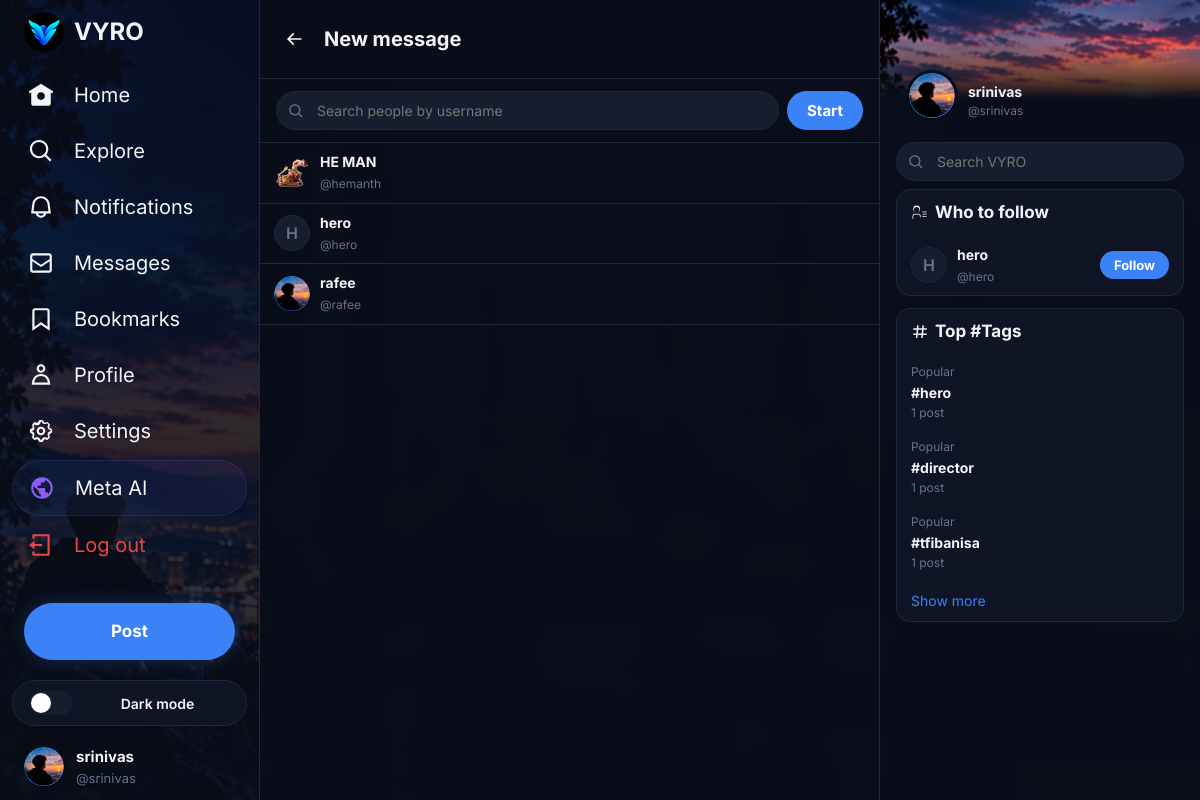
The app's page /messages/new/ (signed in) with its own data.
### authentication/models.py (models this page shows, shortened)
class User(AbstractUser):
    email = models.EmailField(unique=True)
    display_name = models.CharField(max_length=100, blank=True)
    bio = models.TextField(max_length=500, blank=True)
    profile_picture = models.ImageField(upload_to='profile_pics/', blank=True, null=True)
    cover_photo = models.ImageField(upload_to='cover_photos/', blank=True, null=True)
    date_of_birth = models.DateField(blank=True, null=True)
    location = models.CharField(max_length=100, blank=True)
    website = models.URLField(max_length=200, blank=True)
    is_private = models.BooleanField(default=False)
    is_verified = models.BooleanField(default=False)
    joined_at = models.DateTimeField(auto_now_add=True, null=True)
    WHO_CAN_REPLY_CHOICES = [
        ('everyone', 'Everyone'),
        ('followers', 'People you follow'),
        ('mentioned', 'Only people you mention'),
    ]
    MEDIA_VISIBILITY_CHOICES = [
        ('everyone', 'Everyone'),
        ('followers', 'Followers only'),
        ('none', 'No one'),
    ]
    POST_VISIBILITY_CHOICES = [
        ('public', 'Public'),
        ('followers', 'Followers only'),
        ('private', 'Only me'),
    ]
    who_can_reply = models.CharField(max_length=20, choices=WHO_CAN_REPLY_CHOICES, default='everyone')
    allow_mentions = models.BooleanField(default=True)
    allow_reposts = models.BooleanField(default=True)
    allow_comments = models.BooleanField(default=True)
    allow_quote_posts = models.BooleanField(default=True)
    media_visibility = models.CharField(max_length=20, choices=MEDIA_VISIBILITY_CHOICES, default='everyone')
    default_post_visibility = models.CharField(max_length=20, choices=POST_VISIBILITY_CHOICES, default='public')
    sensitive_content_warning = models.BooleanField(default=False)
    show_likes_count = models.BooleanField(default=True)
    show_reposts_count = models.BooleanField(default=True)
    auto_save_drafts = models.BooleanField(default=True)
    allow_dm_from = models.CharField(max_length=20, choices=[('everyone', 'Everyone'), ('followers', 'People you follow'), ('none', 'No one')], default='everyone')
    email_notifications = models.BooleanField(default=True)
    push_likes = models.BooleanField(default=True)
    push_replies = models.BooleanField(default=True)
    push_follows = models.BooleanField(default=True)
    push_mentions = models.BooleanField(default=True)
    push_reposts = models.BooleanField(default=True)
    push_messages = models.BooleanField(default=True)
    theme = models.CharField(max_length=20, default='dark', choices=[('dark', 'Dark'), ('dim', 'Dim'), ('light', 'Light')])
    def get_display_name(self):
        return self.display_name or self.first_name or self.username

### posts/models.py (models this page shows, shortened)
class Hashtag(models.Model):
    name = models.CharField(max_length=100, unique=True)
    created_at = models.DateTimeField(auto_now_add=True)

### messaging/views.py (the view, shortened to what this page needs)
# urls.py: path('new/', views.new_conversation, name='new_conversation'),
@login_required
def new_conversation(request):
    users = User.objects.exclude(id=request.user.id).order_by('username')[:50]
    return render(request, 'messaging/new_conversation.html', {'users': users})

### profile_section/context_processors.py (called while the page is built)
def notifications_count(request):
    if request.user.is_authenticated:
        from .models import Notification
        count = Notification.objects.filter(recipient=request.user, is_read=False).count()
        return {'unread_notif_count': count}
    return {'unread_notif_count': 0}

### messaging/templates/messaging/new_conversation.html (shortened to what this page needs)
{% extends 'base.html' %}
{% block content %}
<div class="page-header">
    <div class="page-header-row">
        <button class="back-btn" onclick="history.back()">
            <svg viewBox="0 0 24 24" fill="currentColor"><path d="M7.414 13l5.043 5.04-1.414 1.42L3.586 12l7.457-7.46 1.414 1.42L7.414 11H21v2H7.414z"/></svg>
        </button>
        <h1>New message</h1>
    </div>
</div>
<div style="padding:12px 16px;border-bottom:1px solid var(--border);">
    <form method="POST" style="display:flex;gap:8px;">
        <div class="search-box" style="flex:1;margin:0;">
            <input type="text" name="username" placeholder="Search people by username" autofocus required>
        </div>
        <button type="submit" class="compose-submit">Start</button>
    </form>
</div>
<div>
    {% for u in users %}
    <a href="{% url 'start_conversation' u.id %}" class="follow-item" style="border-bottom:1px solid var(--border);text-decoration:none;color:var(--text-primary);display:flex;">
        {% if u.profile_picture %}
            <img src="{{ u.profile_picture.url }}" alt="">
        {% else %}
            <div class="avatar-placeholder">{{ u.username.0|upper }}</div>
        {% endif %}
        <div class="follow-info">
            <span class="follow-name">{{ u.get_display_name }}</span>
            <span class="follow-handle">@{{ u.username }}</span>
        </div>
    </a>
    {% endfor %}
</div>
{% endblock %}

### templates/base.html (shortened to what this page needs)
{% load static %}
<!DOCTYPE html>
<html lang="en">
<head>
</head>
<body data-theme="dark">
    {% if user.is_authenticated %}
    <div class="app-layout">
        <nav class="sidebar">
            <div class="sidebar-logo">
                <a href="{% url 'home' %}">
                    <div class="logo-icon"><img src="{% static 'images/vyro-logo.jpeg' %}" alt="VYRO"></div>
                    <span>VYRO</span>
                </a>
            </div>
            <div class="sidebar-nav">
                <a href="{% url 'home' %}" class="nav-item {% if active_nav == 'home' %}active{% endif %}">
                    <svg viewBox="0 0 24 24" fill="currentColor"><path d="M12 1.696L.622 8.807l1.06 1.696L3 9.679V19.5A2.5 2.5 0 005.5 22h13a2.5 2.5 0 002.5-2.5V9.679l1.318.824 1.06-1.696L12 1.696zM12 16.5a3.5 3.5 0 110-7 3.5 3.5 0 010 7z"/></svg>
                    <span>Home</span>
                </a>
                <a href="{% url 'explore' %}" class="nav-item {% if active_nav == 'explore' %}active{% endif %}">
                    <span>Explore</span>
                </a>
                <a href="{% url 'notifications' %}" class="nav-item {% if active_nav == 'notifications' %}active{% endif %}">
                    <span>Notifications</span>
                </a>
                <a href="{% url 'messages_page' %}" class="nav-item {% if active_nav == 'messages' %}active{% endif %}">
                    <span>Messages</span>
                </a>
                <a href="{% url 'bookmarks' %}" class="nav-item {% if active_nav == 'bookmarks' %}active{% endif %}">
                    <svg viewBox="0 0 24 24" fill="currentColor"><path d="M4 4.5C4 3.12 5.119 2 6.5 2h11C18.881 2 20 3.12 20 4.5v18.44l-8-5.71-8 5.71V4.5zM6.5 4c-.276 0-.5.22-.5.5v14.56l6-4.29 6 4.29V4.5c0-.28-.224-.5-.5-.5h-11z"/></svg>
                    <span>Bookmarks</span>
                </a>
                <a href="{% url 'profile' %}" class="nav-item {% if active_nav == 'profile' %}active{% endif %}">
                    <span>Profile</span>
                </a>
                <a href="{% url 'settings' %}" class="nav-item {% if active_nav == 'settings' %}active{% endif %}">
                    <span>Settings</span>
                </a>
                <a href="{% url 'meta_ai' %}" class="nav-item {% if active_nav == 'meta_ai' %}active{% endif %}" style="background:linear-gradient(135deg,rgba(59,130,246,.08),rgba(139,92,246,.08));border:1px solid rgba(139,92,246,.15);">
                    <span>Meta AI</span>
                </a>
                <a href="{% url 'logout' %}" class="nav-item" style="color:var(--red);">
                    <svg viewBox="0 0 24 24" fill="currentColor"><path d="M4 18h2v2h12V4H6v2H4V3a1 1 0 011-1h14a1 1 0 011 1v18a1 1 0 01-1 1H5a1 1 0 01-1-1v-3zm2-7h7v2H6v3l-5-4 5-4v3z"/></svg>
                    <span>Log out</span>
                </a>
            </div>
            <a href="{% url 'create_post' %}" class="post-btn">
                <span class="btn-text">Post</span>
            </a>
            <button class="theme-toggle-btn" id="themeToggleBtn" onclick="toggleTheme()">
                <span class="toggle-track"></span>
                <span class="toggle-label">Dark mode</span>
            </button>
            <a href="{% url 'profile' %}" class="sidebar-profile">
                {% if user.profile_picture %}
                    <img src="{{ user.profile_picture.url }}" alt="">
                {% else %}
                    <div class="avatar-placeholder">{{ user.username.0|upper }}</div>
                {% endif %}
                <div class="profile-info">
                    <div class="name">{{ user.get_display_name }}</div>
                    <div class="handle">@{{ user.username }}</div>
                </div>
            </a>
        </nav>
        <main class="main-content">
            {% block content %}{% endblock %}
        </main>
        <aside class="right-sidebar">
            <div class="right-sidebar-banner">
                {% if user.cover_photo %}
                    <img src="{{ user.cover_photo.url }}" alt="">
                {% else %}
                    <img src="{% static 'images/sidebar.jpeg' %}" alt="">
                {% endif %}
            </div>
            <div class="right-profile-card">
                <a href="{% url 'profile' %}" style="text-decoration:none;color:inherit;">
                    <div class="rpc-top">
                        {% if user.profile_picture %}
                            <img src="{{ user.profile_picture.url }}" alt="" class="rpc-avatar">
                        {% else %}
                            <img src="{% static 'images/profile.jpeg' %}" alt="" class="rpc-avatar">
                        {% endif %}
                        <div class="rpc-info">
                            <div class="rpc-name">{{ user.get_display_name }}</div>
                            <div class="rpc-handle">@{{ user.username }}</div>
                        </div>
                    </div>
                </a>
            </div>
            {% block right_sidebar %}
            <div class="search-box">
                <form action="{% url 'search' %}" method="GET">
                    <input type="text" name="q" placeholder="Search VYRO" value="">
                </form>
            </div>
            {% if global_suggested_users %}
            <div class="who-to-follow-box">
                <h2> Who to follow</h2>
                {% for suser in global_suggested_users %}
                <div class="follow-item">
                    <a href="{% url 'profile_user' suser.username %}">
                        {% if suser.profile_picture %}
                            <img src="{{ suser.profile_picture.url }}" alt="">
                        {% else %}
                            <div class="avatar-placeholder">{{ suser.username.0|upper }}</div>
                        {% endif %}
                    </a>
                    <div class="follow-info">
                        <a href="{% url 'profile_user' suser.username %}" class="follow-name" style="color:var(--text-primary);text-decoration:none;">{{ suser.get_display_name }}</a>
                        <span class="follow-handle">@{{ suser.username }}</span>
                    </div>
                    <button class="follow-btn {% if suser.id in global_following_ids %}btn-following{% else %}btn-follow{% endif %}" onclick="toggleFollow(this,{{ suser.id }})">
                        {% if suser.id in global_following_ids %}Following{% else %}Follow{% endif %}
                    </button>
                </div>
                {% endfor %}
            </div>
            {% endif %}
            {% if global_top_tags %}
            <div class="trending-box">
                <h2><svg viewBox="0 0 24 24" fill="currentColor"><path d="M10.09 3.098L9.72 7h5.16l.39-4.098 1.99.196L16.88 7H21v2h-4.31l-.48 5H21v2h-4.98l-.39 4.098-1.99-.196L14.02 16H8.86l-.39 4.098-1.99-.196L6.86 16H3v-2h4.05l.48-5H3V7h4.72l.39-4.098 1.98.196zM9.53 9l-.48 5h5.16l.48-5H9.53z"/></svg> Top #Tags</h2>
                {% for tag in global_top_tags %}
                <a href="{% url 'hashtag_view' tag.name %}" class="trending-item">
                    <div class="trending-category">Popular</div>
                    <div class="trending-name">#{{ tag.name }}</div>
                    <div class="trending-count">{{ tag.post_count }} post{{ tag.post_count|pluralize }}</div>
                </a>
                {% endfor %}
                <a href="{% url 'explore' %}" class="show-more">Show more</a>
            </div>
            {% endif %}
            {% endblock %}
        </aside>
    </div>
    {% else %}
    {% block unauthenticated_content %}{% endblock %}
    {% endif %}
</body>
</html>

### records on screen
User: profile_picture (picture), get_display_name "srinivas", username "srinivas"
User: profile_picture (picture), get_display_name "HE MAN", username "hemanth"
User: username.0 "H", get_display_name "hero", username "hero", shows "Follow"
User: profile_picture (placeholder picture), get_display_name "rafee", username "rafee"
Hashtag: name "hero", post_count "1"
Hashtag: name "director", post_count "1"
Hashtag: name "tfibanisa", post_count "1"
